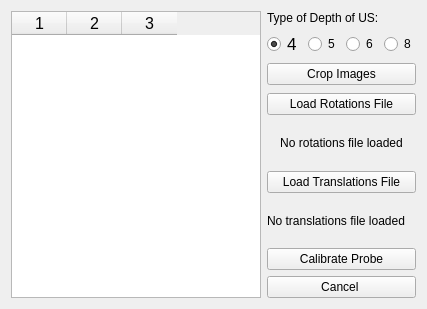
<?xml version="1.0" encoding="UTF-8"?>
<ui version="4.0">
 <class>ProbeCalibrationWidget</class>
 <widget class="QWidget" name="ProbeCalibrationWidget">
  <property name="geometry">
   <rect>
    <x>0</x>
    <y>0</y>
    <width>427</width>
    <height>309</height>
   </rect>
  </property>
  <property name="windowTitle">
   <string>Probe Calibration Setup</string>
  </property>
  <layout class="QGridLayout" name="gridLayout">
   <item row="0" column="0" rowspan="7">
    <widget class="QTableWidget" name="tableWidget">
     <property name="font">
      <font>
       <pointsize>12</pointsize>
      </font>
     </property>
     <property name="columnCount">
      <number>3</number>
     </property>
     <attribute name="horizontalHeaderVisible">
      <bool>true</bool>
     </attribute>
     <attribute name="horizontalHeaderCascadingSectionResizes">
      <bool>false</bool>
     </attribute>
     <attribute name="horizontalHeaderDefaultSectionSize">
      <number>55</number>
     </attribute>
     <attribute name="horizontalHeaderMinimumSectionSize">
      <number>10</number>
     </attribute>
     <attribute name="verticalHeaderDefaultSectionSize">
      <number>20</number>
     </attribute>
     <column/>
     <column/>
     <column/>
    </widget>
   </item>
   <item row="0" column="2">
    <layout class="QVBoxLayout" name="verticalLayout">
     <property name="spacing">
      <number>-1</number>
     </property>
     <property name="bottomMargin">
      <number>2</number>
     </property>
     <item>
      <widget class="QLabel" name="label">
       <property name="text">
        <string>Type of Depth of US:</string>
       </property>
      </widget>
     </item>
     <item>
      <layout class="QHBoxLayout" name="horizontalLayout">
       <item>
        <widget class="QRadioButton" name="radioButton_4">
         <property name="font">
          <font>
           <pointsize>13</pointsize>
          </font>
         </property>
         <property name="text">
          <string>4</string>
         </property>
         <property name="checked">
          <bool>true</bool>
         </property>
        </widget>
       </item>
       <item>
        <widget class="QRadioButton" name="radioButton_5">
         <property name="contextMenuPolicy">
          <enum>Qt::NoContextMenu</enum>
         </property>
         <property name="text">
          <string>5</string>
         </property>
        </widget>
       </item>
       <item>
        <widget class="QRadioButton" name="radioButton_6">
         <property name="text">
          <string>6</string>
         </property>
        </widget>
       </item>
       <item>
        <widget class="QRadioButton" name="radioButton_8">
         <property name="text">
          <string>8</string>
         </property>
        </widget>
       </item>
      </layout>
     </item>
     <item>
      <widget class="QPushButton" name="cropButton">
       <property name="text">
        <string>Crop Images</string>
       </property>
       <property name="flat">
        <bool>false</bool>
       </property>
      </widget>
     </item>
    </layout>
   </item>
   <item row="1" column="2">
    <widget class="QPushButton" name="rotationsButton">
     <property name="text">
      <string>Load Rotations File</string>
     </property>
    </widget>
   </item>
   <item row="2" column="2">
    <widget class="QLabel" name="rotationsLabel">
     <property name="text">
      <string>No rotations file loaded</string>
     </property>
     <property name="alignment">
      <set>Qt::AlignCenter</set>
     </property>
    </widget>
   </item>
   <item row="3" column="2">
    <widget class="QPushButton" name="translationsButton">
     <property name="text">
      <string>Load Translations File</string>
     </property>
    </widget>
   </item>
   <item row="4" column="2">
    <widget class="QLabel" name="translationsLabel">
     <property name="text">
      <string>No translations file loaded</string>
     </property>
     <property name="alignment">
      <set>Qt::AlignLeading|Qt::AlignLeft|Qt::AlignVCenter</set>
     </property>
    </widget>
   </item>
   <item row="5" column="2">
    <widget class="QPushButton" name="calibrateButton">
     <property name="text">
      <string>Calibrate Probe</string>
     </property>
    </widget>
   </item>
   <item row="6" column="2">
    <widget class="QPushButton" name="cancelButton">
     <property name="text">
      <string>Cancel </string>
     </property>
    </widget>
   </item>
  </layout>
 </widget>
 <resources/>
 <connections>
  <connection>
   <sender>cropButton</sender>
   <signal>clicked()</signal>
   <receiver>ProbeCalibrationWidget</receiver>
   <slot>crop()</slot>
   <hints>
    <hint type="sourcelabel">
     <x>301</x>
     <y>79</y>
    </hint>
    <hint type="destinationlabel">
     <x>297</x>
     <y>143</y>
    </hint>
   </hints>
  </connection>
  <connection>
   <sender>calibrateButton</sender>
   <signal>clicked()</signal>
   <receiver>ProbeCalibrationWidget</receiver>
   <slot>calibrate()</slot>
   <hints>
    <hint type="sourcelabel">
     <x>420</x>
     <y>270</y>
    </hint>
    <hint type="destinationlabel">
     <x>426</x>
     <y>141</y>
    </hint>
   </hints>
  </connection>
  <connection>
   <sender>rotationsButton</sender>
   <signal>clicked()</signal>
   <receiver>ProbeCalibrationWidget</receiver>
   <slot>loadRotationsFile()</slot>
   <hints>
    <hint type="sourcelabel">
     <x>420</x>
     <y>140</y>
    </hint>
    <hint type="destinationlabel">
     <x>426</x>
     <y>104</y>
    </hint>
   </hints>
  </connection>
  <connection>
   <sender>translationsButton</sender>
   <signal>clicked()</signal>
   <receiver>ProbeCalibrationWidget</receiver>
   <slot>loadTranslationsFile()</slot>
   <hints>
    <hint type="sourcelabel">
     <x>251</x>
     <y>176</y>
    </hint>
    <hint type="destinationlabel">
     <x>230</x>
     <y>151</y>
    </hint>
   </hints>
  </connection>
  <connection>
   <sender>cancelButton</sender>
   <signal>clicked()</signal>
   <receiver>ProbeCalibrationWidget</receiver>
   <slot>close()</slot>
   <hints>
    <hint type="sourcelabel">
     <x>325</x>
     <y>288</y>
    </hint>
    <hint type="destinationlabel">
     <x>213</x>
     <y>154</y>
    </hint>
   </hints>
  </connection>
 </connections>
 <slots>
  <slot>crop()</slot>
  <slot>calibrate()</slot>
  <slot>loadRotationsFile()</slot>
  <slot>loadTranslationsFile()</slot>
 </slots>
</ui>
